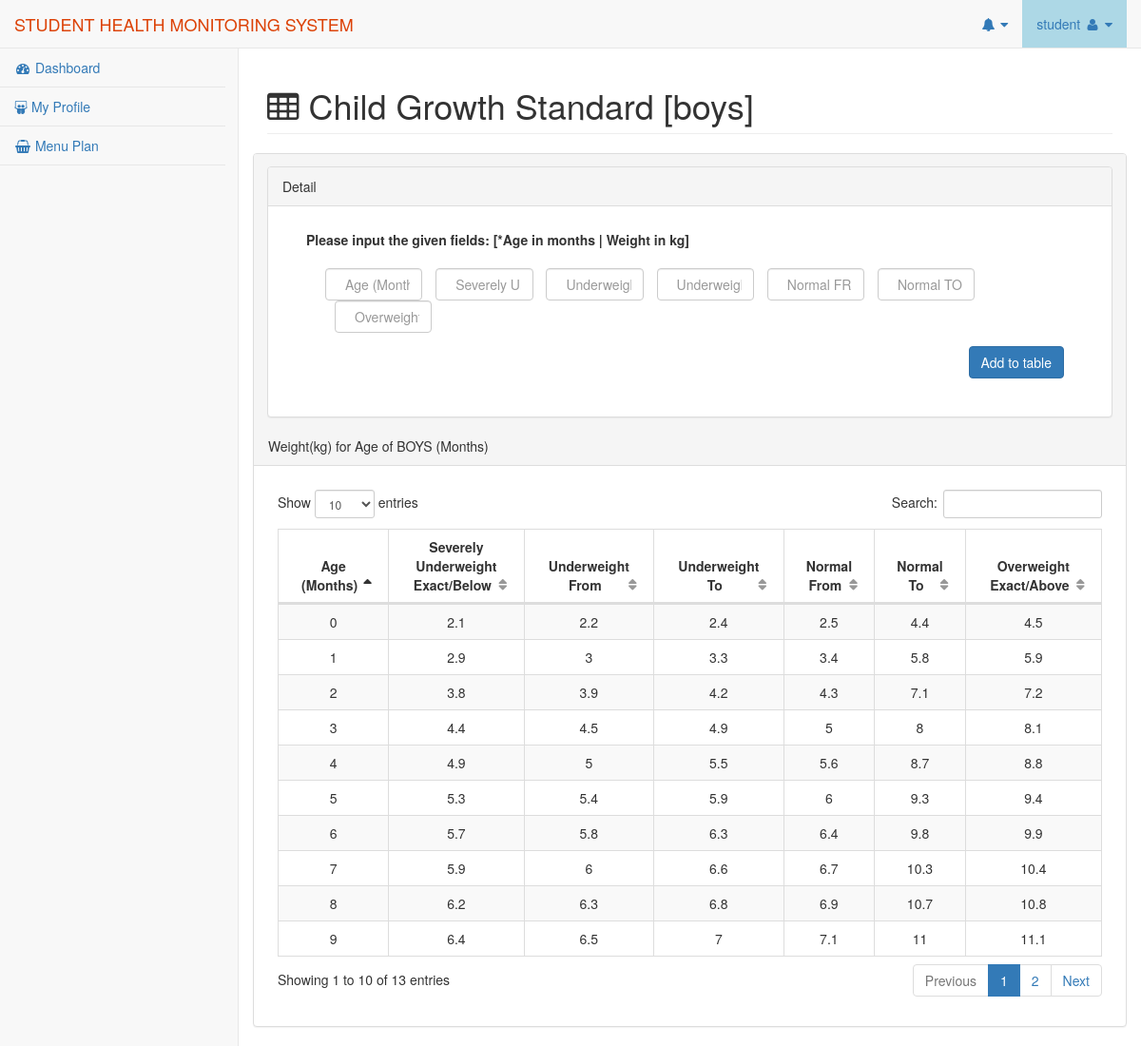
Page /pages/boys-child-growth-standard-table.php (signed in) on the committed database.
### tables this page shows
CREATE TABLE IF NOT EXISTS `boys_growth_table` (
  `id` int(11) NOT NULL AUTO_INCREMENT,
  `age` int(11) NOT NULL,
  `severely_underweight` float NOT NULL,
  `underweight_from` float NOT NULL,
  `underweight_to` float NOT NULL,
  `normal_from` float NOT NULL,
  `normal_to` float NOT NULL,
  `overweight` float NOT NULL,
  PRIMARY KEY (`id`)
);

### pages/boys-child-growth-standard-table.php (the view, shortened to what this page needs)
<?php
	include '../template/header.php';
?>
 <div id="page-wrapper">
        <div class="row">
            <div class="col-lg-12">
                <h1 class="page-header"> <i class="fa fa-table"></i> Child Growth Standard [boys]</h1>
            </div>
        </div>
            <div class="row">
                <div class="col-lg-12">
                <div class="panel panel-default" style="    margin-top: 1em;">
                    <div class="panel-heading">
                        Detail
                    </div>
                    <div class="panel-body">
                      <form method="POST" action="../cli/functions.php">
                        <div class="col-lg-12">
                          <div class="form-group ">
                            <label>Please input the given fields: [*Age in months | Weight in kg]</label>
                          </div>
                          <div class="form-group radio-inline myform">
                            <input  type="text" class="form-control radio-inline" name="age" placeholder="Age (Months)" required>
                            <input  type="text" class="form-control radio-inline" name="severely_underweight" placeholder="Severely Underweight" required>
                             <input  type="text" class="form-control radio-inline" name="underweight_from" placeholder="Underweight FR" required>
                            <input  type="text" class="form-control radio-inline" name="underweight_to" placeholder="Underweight TO" required>
                            <input  type="text" class="form-control radio-inline" name="normal_from" placeholder="Normal FR" required>
                            <input  type="text" class="form-control radio-inline" name="normal_to" placeholder="Normal TO" required>
                            <input  type="text" class="form-control radio-inline" name="overweight" placeholder="Overweight" required>
                          </div>
                          <div class="form-group mybtn">
                            <input type="submit" name="submit" value="Add to table" class="btn btn-primary">
                          </div>
                        </div>
                      </form>
                    </div>
                </div>
                </div>
                    <div class="panel panel-default">
                        <div class="panel-heading">
                            Weight(kg) for Age of BOYS (Months)
                        </div>
                        <div class="panel-body">
                            <table width="100%" class="table table-striped table-bordered table-hover" id="dataTables-example">
                                <thead>
                                    <tr>
                                        <th>Age<br>(Months)</th>
                                        <th>Severely <br>Underweight<br>Exact/Below</th>
                                        <th>Underweight<br>From</th>
                                        <th>Underweight<br>To</th>
                                        <th>Normal<br>From</th>
                                        <th>Normal<br>To</th>
                                        <th>Overweight<br>Exact/Above</th>
                                    </tr>
                                </thead>
                                <tbody>
                                  <?php
                                    $sql = "SELECT
                                            id,
                                            age,
                                            severely_underweight,
                                            underweight_from,
                                            underweight_to,
                                            normal_from,
                                            normal_to,
                                            overweight
                                            FROM boys_growth_table ORDER BY age ASC";
                                    $result = mysqli_query($mysqli,$sql);
                                    if (mysqli_num_rows($result) > 0) {
                                        while($row = mysqli_fetch_assoc($result)) {
                                            echo '<tr onclick="javascript:showGrowthModal('.$row['id'].');">';
                                              echo '<td>'.$row['age'].'</td>';
                                              echo '<td>'.$row['severely_underweight'].'</td>';
                                              echo '<td>'.$row['underweight_from'].'</td>';
                                              echo '<td>'.$row['underweight_to'].'</td>';
                                              echo '<td>'.$row['normal_from'].'</td>';
                                              echo '<td>'.$row['normal_to'].'</td>';
                                              echo '<td>'.$row['overweight'].'</td>';
                                              echo "</tr>";
                                        }
                                    }
                                  ?>
                                </tbody>
                            </table>
                        </div>
                    </div>
                </div>
            </div>
 </div>
<?php
	include '../template/footer.php';
?>

### template/header.php (shortened to what this page needs)
<?php
   $name_User = $_SESSION['firstname'];
?>
<!DOCTYPE html>
<html lang="en">
<head>
    <link href="../vendor/bootstrap/css/bootstrap.min.css" rel="stylesheet">
    <link href="../vendor/metisMenu/metisMenu.min.css" rel="stylesheet">
    <link href="../vendor/datatables-plugins/dataTables.bootstrap.css" rel="stylesheet">
    <link href="../vendor/datatables-responsive/dataTables.responsive.css" rel="stylesheet">
    <link href="../dist/css/sb-admin-2.css" rel="stylesheet">
    <link rel="stylesheet" href="https://ajax.googleapis.com/ajax/libs/jqueryui/1.12.1/themes/smoothness/jquery-ui.css">
    <link href="../vendor/font-awesome/css/font-awesome.min.css" rel="stylesheet" type="text/css">
     <link href="http://netdna.bootstrapcdn.com/twitter-bootstrap/2.2.2/css/bootstrap-combined.min.css" rel="stylesheet">
    <link rel="stylesheet" type="text/css" media="screen"
     href="http://tarruda.github.com/bootstrap-datetimepicker/assets/css/bootstrap-datetimepicker.min.css">
</head>
<body>
    <div id="wrapper">
        <nav class="navbar navbar-default navbar-static-top" role="navigation" style="margin-bottom: 0">
            <div class="navbar-header">
                <a class="navbar-brand" href="mail.php" style="font-weight: 500;"> STUDENT HEALTH MONITORING SYSTEM </a>
            </div>
            <ul class="nav navbar-top-links navbar-right">
                <li class="dropdown">
                    <a class="dropdown-toggle" data-toggle="dropdown" href="#">
                        <i class="fa fa-bell fa-fw"></i> <i class="fa fa-caret-down"></i>
                    </a>
                <li class="dropdown" style="background-color: #ADD8E6;">
                    <a class="dropdown-toggle" data-toggle="dropdown" href="#">
                       <span><?php echo $name_User; ?></span>
                       <i class="fa fa-user fa-fw"></i> <i class="fa fa-caret-down"></i>
                    </a>
                </li>
            </ul>
            <div class="navbar-default sidebar" role="navigation">
                <div class="sidebar-nav navbar-collapse">
                    <ul class="nav" id="side-menu" style="width: 100%;">
                        <li>
                            <a href="dashboard.php">
                                <i class="fa fa-dashboard fa-fw"></i> Dashboard
                            </a>
                        </li>
                         <li>
                            <a href="myprofile.php"><i class="fa fa-slideshare"></i> My Profile</a>
                        </li>
                       <?php if($_SESSION['privilege'] != 'Student'){ ?>
                         <li>
                            <a href="menulist.php"><i class="fa fa-shopping-basket fa-fw"></i> Menu Plan</a>
                        </li>
                        <?php } ?>
                    </ul>
                </div>
            </div>
        </nav>

### template/footer.php (shortened to what this page needs)
</body>
</html>

### template/header.php (style rules this page uses)
select, textarea, input[type="text"], input[type="password"], input[type="datetime"], input[type="datetime-local"], input[type="date"], input[type="month"], input[type="time"], input[type="week"], input[type="number"], input[type="email"], input[type="url"], input[type="search"], input[type="tel"], input[type="color"], .uneditable-input { min-height: 30px !important; margin-bottom: 0; }
.navbar .nav>li { float: none; }
.navbar .nav>li>a { text-shadow: none; }
.sidebar { width: 237px; }
.navbar-brand { color:#dc4207 !important; }

### pages/boys-child-growth-standard-table.php (style rules this page uses)
.table thead tr th,.table tbody tr td { text-align: center; }
.myform input { width:13.0%; }
.mybtn input { margin-top: 1em; float: right; }
.panel-body { padding: 25px; }

### rows in the picture
boys_growth_table: age "0", severely_underweight "2.1", underweight_from "2.2", underweight_to "2.4", normal_from "2.5", normal_to "4.4", overweight "4.5"
boys_growth_table: age "1", severely_underweight "2.9", underweight_from "3", underweight_to "3.3", normal_from "3.4", normal_to "5.8", overweight "5.9"
boys_growth_table: age "2", severely_underweight "3.8", underweight_from "3.9", underweight_to "4.2", normal_from "4.3", normal_to "7.1", overweight "7.2"
boys_growth_table: age "3", severely_underweight "4.4", underweight_from "4.5", underweight_to "4.9", normal_from "5", normal_to "8", overweight "8.1"
boys_growth_table: age "4", severely_underweight "4.9", underweight_from "5", underweight_to "5.5", normal_from "5.6", normal_to "8.7", overweight "8.8"
boys_growth_table: age "5", severely_underweight "5.3", underweight_from "5.4", underweight_to "5.9", normal_from "6", normal_to "9.3", overweight "9.4"
boys_growth_table: age "6", severely_underweight "5.7", underweight_from "5.8", underweight_to "6.3", normal_from "6.4", normal_to "9.8", overweight "9.9"
boys_growth_table: age "7", severely_underweight "5.9", underweight_from "6", underweight_to "6.6", normal_from "6.7", normal_to "10.3", overweight "10.4"
boys_growth_table: age "8", severely_underweight "6.2", underweight_from "6.3", underweight_to "6.8", normal_from "6.9", normal_to "10.7", overweight "10.8"
boys_growth_table: age "9", severely_underweight "6.4", underweight_from "6.5", underweight_to "7", normal_from "7.1", normal_to "11", overweight "11.1"

### other values in the picture
$name_User "student"
